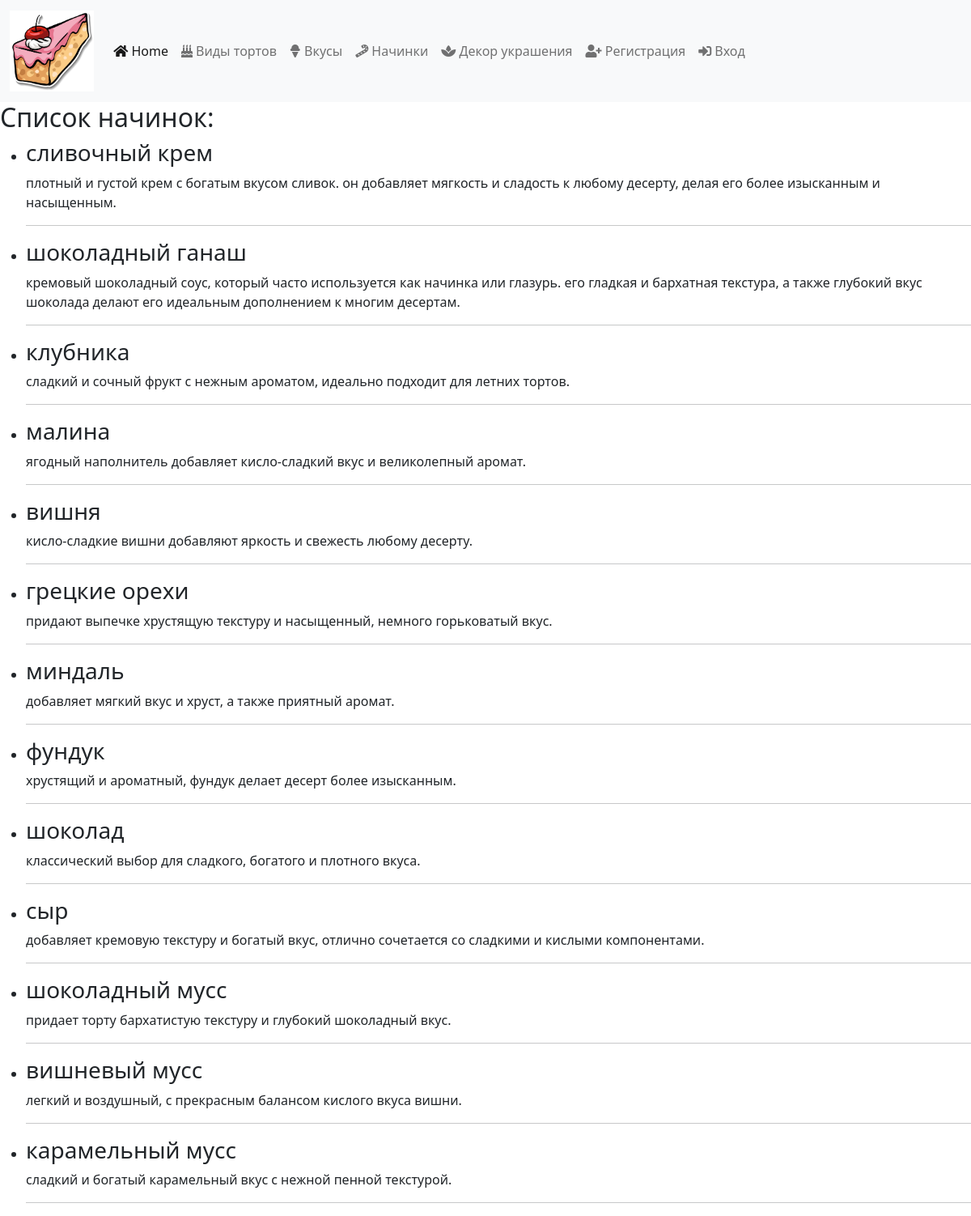
Screenshot of /fillings/ with the database file from the repository.
### pastries/models.py (models this page shows, shortened)
class Filling(models.Model):
    name = models.CharField(max_length=200)
    description = models.TextField(blank=True, null=True)
    available = models.BooleanField(default=True)
    cake_types = models.ManyToManyField(CakeType, blank=True)
    tastes = models.ManyToManyField(Taste, blank=True)
    class Meta:
        verbose_name = 'Начинка'
        verbose_name_plural = 'Начинки'

### pastries/views.py (the view)
# urls.py: path('fillings/', views.SpecificFillingCBV.as_view()),
class SpecificFillingCBV(ListView):
    model = Filling
    template_name = "pastries/specific_fillings.html"
    context_object_name = "specific_fillings"

### pastries/templates/pastries/specific_fillings.html
{% extends 'layouts/index.html' %}
{% block content %}
    <h2>Список начинок:</h2>
    <ul>
        {% for filling in specific_fillings %}
            <li>
                <h3>{{ filling.name }}</h3>
                <p>{{ filling.description }}</p>
                <hr>
            </li>
        {% empty %}
            <li>В данный момент нет доступных начинок.</li>
        {% endfor %}
    </ul>
{% endblock %}

### rows the page displays
Filling: name "сливочный крем", description "плотный и густой крем с богатым вкусом сливок. он добавляет мягкость и сладость к любому десерту, делая его более изысканным и насыщенным."
Filling: name "шоколадный ганаш", description "кремовый шоколадный соус, который часто используется как начинка или глазурь. его гладкая и бархатная текстура, а также глубокий вкус шоколада делают его идеальным дополнением к многим десертам."
Filling: name "клубника", description "сладкий и сочный фрукт с нежным ароматом, идеально подходит для летних тортов."
Filling: name "малина", description "ягодный наполнитель добавляет кисло-сладкий вкус и великолепный аромат."
Filling: name "вишня", description "кисло-сладкие вишни добавляют яркость и свежесть любому десерту."
Filling: name "грецкие орехи", description "придают выпечке хрустящую текстуру и насыщенный, немного горьковатый вкус."
Filling: name "миндаль", description "добавляет мягкий вкус и хруст, а также приятный аромат."
Filling: name "фундук", description "хрустящий и ароматный, фундук делает десерт более изысканным."
Filling: name "шоколад", description "классический выбор для сладкого, богатого и плотного вкуса."
Filling: name "сыр", description "добавляет кремовую текстуру и богатый вкус, отлично сочетается со сладкими и кислыми компонентами."
Filling: name "шоколадный мусс", description "придает торту бархатистую текстуру и глубокий шоколадный вкус."
Filling: name "вишневый мусс", description "легкий и воздушный, с прекрасным балансом кислого вкуса вишни."
Filling: name "карамельный мусс", description "сладкий и богатый карамельный вкус с нежной пенной текстурой."
